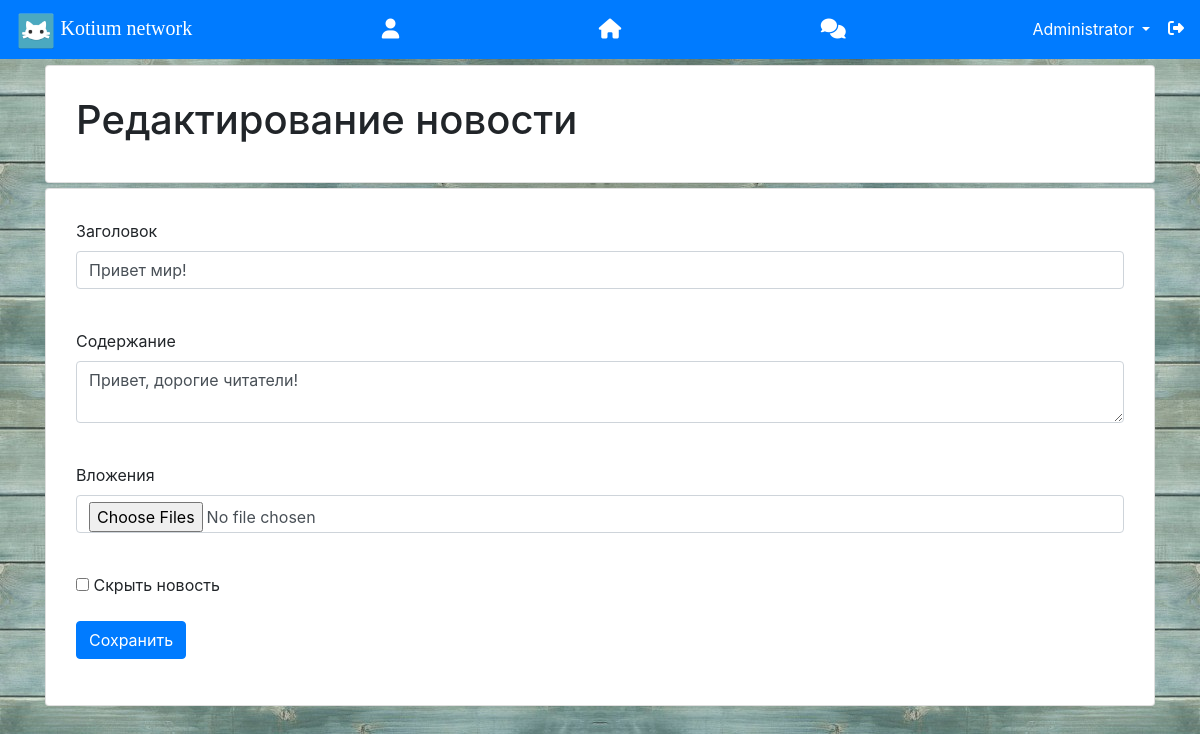
/news/1 (signed in), run on the app's committed database.
### data/users.py (models this page shows, shortened)
class User(SqlAlchemyBase, UserMixin, SerializerMixin):
    __tablename__ = 'users'
    id = sqlalchemy.Column(sqlalchemy.Integer,
                           primary_key=True, autoincrement=True)
    name = sqlalchemy.Column(sqlalchemy.String, nullable=True)
    about = sqlalchemy.Column(sqlalchemy.String, nullable=True)
    email = sqlalchemy.Column(sqlalchemy.String,
                              index=True, unique=True, nullable=True)
    hashed_password = sqlalchemy.Column(sqlalchemy.String, nullable=True)
    created_date = sqlalchemy.Column(sqlalchemy.DateTime, default=datetime.datetime.now)
    is_admin = sqlalchemy.Column(sqlalchemy.Boolean, default=0)
    is_group = sqlalchemy.Column(sqlalchemy.Boolean, default=0)
    is_confirmed = sqlalchemy.Column(sqlalchemy.Boolean, default=0)
    news = orm.relation("News", back_populates='user')
    msg = orm.relation("Message", back_populates='user', lazy='subquery')
    comm = orm.relation("Comment", back_populates='user')
    friends = sqlalchemy.Column(sqlalchemy.String, nullable=True)
    f_request = sqlalchemy.Column(sqlalchemy.String, nullable=True)

### data/news.py (models this page shows)
class News(SqlAlchemyBase, SerializerMixin):
    __tablename__ = 'news'
    id = sqlalchemy.Column(sqlalchemy.Integer, primary_key=True, autoincrement=True)
    title = sqlalchemy.Column(sqlalchemy.String, nullable=True)
    content = sqlalchemy.Column(sqlalchemy.String, nullable=True)
    created_date = sqlalchemy.Column(sqlalchemy.DateTime, default=datetime.datetime.now)
    is_private = sqlalchemy.Column(sqlalchemy.Boolean, default=True)
    user_id = sqlalchemy.Column(sqlalchemy.Integer, sqlalchemy.ForeignKey("users.id"))
    user = orm.relation('User')
    attach = sqlalchemy.Column(sqlalchemy.String, nullable=True)
    liked_by = sqlalchemy.Column(sqlalchemy.String, nullable=True)
    likes = sqlalchemy.Column(sqlalchemy.Integer)

### main.py (the view, shortened to what this page needs)
@app.route('/news/<int:id>', methods=['GET', 'POST'])  # Редактирование новости. Всё почти так же как и добавление.
@login_required
def edit_news(id):
    form = NewsForm()
    if request.method == "GET":
        db_sess = db_session.create_session()
        news = db_sess.query(News).filter(
            News.id == id, ((News.user == current_user) | current_user.is_admin)).first()
        if news:
            form.title.data = news.title
            form.content.data = news.content
            form.is_private.data = news.is_private
        else:
            redirect('/login')
    return render_template('news.html', title='Редактирование новости',
                           form=form)

### forms/news.py
class NewsForm(FlaskForm):
    title = StringField('Заголовок', validators=[DataRequired()])
    content = TextAreaField("Содержание")
    is_private = BooleanField("Скрыть новость")
    submit = SubmitField('Сохранить')
    file = MultipleFileField('Вложения')

### data/db_session.py (called while the page is built)
def create_session() -> Session:
    global __factory
    return __factory()

### main.py (called while the page is built)
@login_manager.user_loader  # Определяем, авторизован ли пользователь в системе или он на сайте как гость.
def load_user(user_id):
    db_sess = db_session.create_session()
    return db_sess.query(User).get(user_id)

### templates/news.html (shortened to what this page needs)
{% extends "base.html" %}
{% block content %}
<div class="card" style="margin-top: 5px; padding: 10px;">
    <div class="card-body">
        <h1>{{ title }}</h1>
    </div>
</div>
<div class="card" style="margin-top: 5px; padding: 10px;">
    <div class="card-body">
        <form action="" method="post" enctype="multipart/form-data">
            <p>
                {{ form.title.label }}<br>
                {{ form.title(class="form-control") }}<br>
            </p>
            <p>
                {{ form.content.label }}<br>
                {{ form.content(class="form-control") }}<br>
            </p>
            <p>
                {{ form.file.label }}<br>
                {{ form.file(class="form-control") }}<br>
            </p>
            <p>{{ form.is_private() }} {{ form.is_private.label }}</p>
            <p>{{ form.submit(type="submit", class="btn btn-primary") }}</p>
        </form>
    </div>
</div>
{% endblock %}

### templates/base.html (shortened to what this page needs)
<!doctype html>
<html lang="ru">
<head>
    <link rel="stylesheet"
          href="https://stackpath.bootstrapcdn.com/bootstrap/4.4.1/css/bootstrap.min.css"
>
</head>
<body style="background-image: url(/static/system/bg.jpg);">
<header>
    <nav class="navbar navbar-dark bg-primary" style="position: fixed; top: 0; right: 0; left: 0; z-index: 999;">
        <div>
            <img src="/static/system/logo.png" width="40px" height="40px">
            <a class="navbar-brand" href="#" style="font-family: 'segoe print';">Kotium network</a>
        </div>
        {% if current_user.is_authenticated %}
        <center>
            <div class="d-flex justify-content-between" style="width: 40vw;">
                <div class="p-2">
                    <a href="/{{ current_user.id }}" style="color: #fff"><h5 style="margin: 0px;"><i
                            class="fas fa-user"></i></h5></a>
                </div>
                <div class="p-2">
                    <a href="/feed" style="color: #fff"><h5 style="margin: 0px;"><i class="fas fa-home"></i></h5></a>
                </div>
                <div class="p-2">
                    <a href="/msg" style="color: #fff"><h5 style="margin: 0px;"><i class="fas fa-comments"></i></h5></a>
                </div>
            </div>
        </center>
        <div class="nav-item dropdown">
            <button class="btn btn-primary dropdown-toggle" type="button" id="dropdownMenuButton"
                    data-toggle="dropdown" aria-haspopup="true" aria-expanded="false">
                {{ current_user.name }}
            </button>
            <a href="/logout" style="color: #fff;"><i class="fas fa-sign-out-alt"></i></a>
        </div>
        {% else %}
        <p style="margin-bottom: 0px">
            <a class="btn btn-primary btn-sm" href="/register">Зарегистрироваться</a>
            <a class="btn btn-success btn-sm" href="/login">Войти</a>
        </p>
        {% endif %}
    </nav>
</header>
<main role="main" class="container" style="padding-top: 60px;">
    {% block content %}{% endblock %}
</main>
</body>
</html>

### data on the page
User: name "Administrator"
News: title "Привет мир!", content "Привет, дорогие читатели!"

### other printed values
{{ title }} "Редактирование новости"
